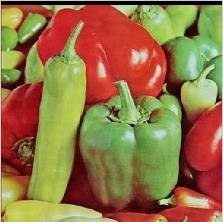
#> input picture images/pepper.jpg, 223 x 222 px
$ python -i geometric.py   (imports and definitions only)
#> lines starting #> are read from the running program, lines starting #| are printed output that depends on the picture; after the words box and inside, x2 and y2 are one past the last pixel; in counts of white or black regions, pixels touching at a corner belong together
"""
Geometric Transformations

การทำ geometric transformations เช่น resize, rotate, flip, crop
"""

import cv2 as cv
import numpy as np
from typing import Optional, Tuple, Union, Literal


# [105 lines left out: functions resize, resize_keep_aspect, rotate, not called in this run]


def rotate_bound(
    image: np.ndarray,
    angle: float,
    border_value: Union[int, Tuple[int, int, int]] = 0
) -> np.ndarray:
    """
    Rotate image without cropping (expand canvas)

    Args:
        image: Input image
        angle: Rotation angle in degrees
        border_value: Border fill value

    Returns:
        Rotated image with expanded canvas
    """
    h, w = image.shape[:2]
    center = (w // 2, h // 2)

    M = cv.getRotationMatrix2D(center, angle, 1.0)

    # Calculate new image size
    cos = np.abs(M[0, 0])
    sin = np.abs(M[0, 1])
    new_w = int(h * sin + w * cos)
    new_h = int(h * cos + w * sin)

    # Adjust rotation matrix
    M[0, 2] += (new_w - w) / 2
    M[1, 2] += (new_h - h) / 2

    return cv.warpAffine(image, M, (new_w, new_h), borderValue=border_value)


# [204 lines left out: functions flip, crop, crop_center, pad, pad_to_size, translate and 1 more, not called in this run]


def detect_skew_angle(
    image: np.ndarray,
    method: Literal["hough", "projection"] = "hough",
    max_angle: float = 45.0,
    min_line_length: int = 50,
    max_line_gap: int = 10
) -> float:
    """
    Detect skew angle of an image using line detection or projection profile

    ตรวจจับมุมเอียงของภาพโดยใช้การหาเส้นตรง (Hough Transform) หรือ Projection Profile
    เหมาะสำหรับภาพเอกสาร, ตาราง, หรือภาพที่มีเส้นตรงชัดเจน

    Args:
        image: Input image (grayscale preferred, color will be converted)
        method: Detection method
            - "hough": Hough Line Transform (good for images with lines)
            - "projection": Projection profile analysis (good for text documents)
        max_angle: Maximum angle to consider (degrees), angles beyond this are ignored
        min_line_length: Minimum line length for Hough method
        max_line_gap: Maximum gap between line segments for Hough method

    Returns:
        Detected skew angle in degrees (counter-clockwise positive)
        Returns 0.0 if no skew detected or detection fails

    Example:
        >>> angle = detect_skew_angle(img, method="hough")
        >>> rotated = rotate_bound(img, -angle)
    """
    # Convert to grayscale if needed
    if len(image.shape) == 3:
        gray = cv.cvtColor(image, cv.COLOR_BGR2GRAY)
    else:
        gray = image.copy()

    if method == "hough":
        return _detect_skew_hough(gray, max_angle, min_line_length, max_line_gap)
    elif method == "projection":
        return _detect_skew_projection(gray, max_angle)
    else:
        return _detect_skew_hough(gray, max_angle, min_line_length, max_line_gap)


def _detect_skew_hough(
    gray: np.ndarray,
    max_angle: float,
    min_line_length: int,
    max_line_gap: int
) -> float:
    """
    Detect skew angle using Hough Line Transform

    Internal function ที่ใช้ Hough Transform ในการตรวจจับเส้นตรง
    แล้วคำนวณมุมเฉลี่ยของเส้นที่ใกล้เคียงกับแนวนอน/แนวตั้ง
    """
    # Apply edge detection
    edges = cv.Canny(gray, 50, 150, apertureSize=3)

    # Apply morphological operations to connect nearby edges
    kernel = cv.getStructuringElement(cv.MORPH_RECT, (3, 3))
    edges = cv.dilate(edges, kernel, iterations=1)

    # Detect lines using Probabilistic Hough Transform
    lines = cv.HoughLinesP(
        edges,
        rho=1,
        theta=np.pi / 180,
        threshold=100,
        minLineLength=min_line_length,
        maxLineGap=max_line_gap
    )

    if lines is None or len(lines) == 0:
        return 0.0

    angles = []
    for line in lines:
        x1, y1, x2, y2 = line[0]

        # Calculate angle of the line
        if x2 - x1 == 0:
            angle = 90.0
        else:
            angle = np.arctan((y2 - y1) / (x2 - x1)) * 180 / np.pi

        # Normalize angle to range [-max_angle, max_angle]
        # Lines near horizontal (0°) or near vertical (90°) are considered
        if abs(angle) <= max_angle:
            angles.append(angle)
        elif abs(angle - 90) <= max_angle:
            angles.append(angle - 90)
        elif abs(angle + 90) <= max_angle:
            angles.append(angle + 90)

    if not angles:
        return 0.0

    # Use median to be robust against outliers
    median_angle = float(np.median(angles))

    # Clamp to max_angle
    if abs(median_angle) > max_angle:
        return 0.0

    return median_angle


def _detect_skew_projection(gray: np.ndarray, max_angle: float) -> float:
    """
    Detect skew angle using projection profile analysis

    Internal function ที่ใช้ Projection Profile
    วิเคราะห์ความแปรปรวนของ horizontal projection ที่มุมต่างๆ
    มุมที่ทำให้เกิด variance สูงสุดคือมุมที่ภาพตั้งตรง
    เหมาะสำหรับภาพเอกสารที่มีข้อความ
    """
    # Binarize the image
    _, binary = cv.threshold(gray, 0, 255, cv.THRESH_BINARY_INV + cv.THRESH_OTSU)

    # Try different angles and find the one with maximum variance
    best_angle = 0.0
    max_variance = 0.0

    # Search in range [-max_angle, max_angle] with 0.5 degree step
    angle_range = np.arange(-max_angle, max_angle + 0.5, 0.5)

    for angle in angle_range:
        # Rotate image
        h, w = binary.shape
        center = (w // 2, h // 2)
        M = cv.getRotationMatrix2D(center, angle, 1.0)
        rotated = cv.warpAffine(binary, M, (w, h), flags=cv.INTER_LINEAR, borderValue=0)

        # Calculate horizontal projection (sum of white pixels per row)
        projection = np.sum(rotated, axis=1).astype(float)

        # Calculate variance of projection
        if np.mean(projection) > 0:
            variance = np.var(projection)
        else:
            variance = 0.0

        if variance > max_variance:
            max_variance = variance
            best_angle = angle

    return best_angle


def auto_rotate(
    image: np.ndarray,
    method: Literal["hough", "projection", "auto"] = "auto",
    max_angle: float = 45.0,
    expand: bool = True,
    border_value: Union[int, Tuple[int, int, int]] = 255,
    return_angle: bool = False
) -> Union[np.ndarray, Tuple[np.ndarray, float]]:
    """
    Automatically detect and correct image skew/rotation

    ตรวจจับมุมเอียงของภาพอัตโนมัติและหมุนแก้ไขให้ตั้งตรง
    เหมาะสำหรับการทำ preprocessing ก่อนนำไปใช้ OCR หรือการวิเคราะห์อื่นๆ

    Args:
        image: Input image
        method: Detection method
            - "hough": Use Hough Line Transform (faster, good for images with lines)
            - "projection": Use projection profile (slower, better for text documents)
            - "auto": Try hough first, fallback to projection if angle is 0
        max_angle: Maximum skew angle to consider (degrees)
        expand: If True, expand canvas to fit rotated image (no cropping)
        border_value: Value to fill new pixels after rotation (default white for documents)
        return_angle: If True, also return the detected angle

    Returns:
        If return_angle is False: Rotated image
        If return_angle is True: Tuple of (rotated image, detected angle)

    Example:
        >>> # Simple auto-rotation
        >>> corrected = auto_rotate(skewed_image)

        >>> # Get the detected angle too
        >>> corrected, angle = auto_rotate(skewed_image, return_angle=True)
        >>> print(f"Corrected {angle:.2f} degrees of skew")

        >>> # For document images
        >>> corrected = auto_rotate(doc_image, method="projection")
    """
    # Detect skew angle
    if method == "auto":
        # Try hough first
        angle = detect_skew_angle(image, method="hough", max_angle=max_angle)

        # If hough returns 0, try projection method
        if abs(angle) < 0.1:
            angle = detect_skew_angle(image, method="projection", max_angle=max_angle)
    else:
        angle = detect_skew_angle(image, method=method, max_angle=max_angle)

    # Skip rotation if angle is very small
    if abs(angle) < 0.1:
        if return_angle:
            return image.copy(), 0.0
        return image.copy()

    # Rotate image to correct the skew (negative angle to de-skew)
    if expand:
        rotated = rotate_bound(image, -angle, border_value=border_value)
    else:
        rotated = rotate(image, -angle, border_value=border_value)

    if return_angle:
        return rotated, angle
    return rotated


# [41 lines left out: function auto_rotate_90, not called in this run]


__all__ = [
    # Resize
    'resize',
    'resize_keep_aspect',
    # Rotate
    'rotate',
    'rotate_bound',
    'auto_rotate',
    'auto_rotate_90',
    'detect_skew_angle',
    # Flip
    'flip',
    # Crop
    'crop',
    'crop_center',
    # Padding
    'pad',
    'pad_to_size',
    # Transform
    'translate',
    'perspective_transform',
]

>>> import cv2
>>> picture = cv2.imread('../../images/pepper.jpg')
#> picture is the input picture: shape (222, 223, 3); mean B, G, R 67.6, 114.4, 147.2
>>> result = auto_rotate(picture)
#> in detect_skew_angle, `gray = cv.cvtColor(image, cv.COLOR_BGR2GRAY)`:
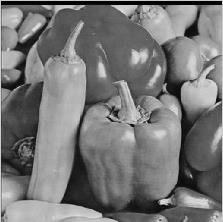
#> gray: shape (222, 223); min 0, max 241, mean 118.8
#> in _detect_skew_hough, `edges = cv.Canny(gray, 50, 150, apertureSize=3)`:
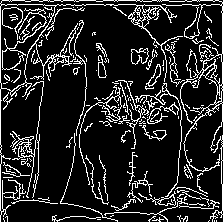
#> edges: shape (222, 223); 14.6% white in thin lines or dots
#> in _detect_skew_hough, `edges = cv.dilate(edges, kernel, iterations=1)`:
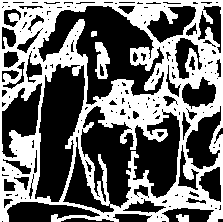
#> edges: shape (222, 223); 43.1% white; 4 white regions, box (x1, y1, x2, y2) and area: (0, 0, 223, 222) 20895, (95, 42, 110, 79) 343, (176, 214, 189, 222) 81, (91, 31, 97, 37) 32
#> in _detect_skew_hough, `lines = cv.HoughLinesP( edges, rho=1, theta=np.pi / 180, threshold=100..`: lines = 102 rows, first 6: [66, 148, 133, 81], [163, 54, 217, 0], [0, 5, 222, 5], [0, 2, 136, 138], [0, 4, 222, 4], [0, 221, 0, 0]
#> the loop in _detect_skew_hough, `for line in lines:` made 102 passes
#> (x1, y1, x2, y2, angle) on passes 1 to 12: (66, 148, 133, 81, -45), (163, 54, 217, 0, -45), (0, 5, 222, 5, 0), (0, 2, 136, 138, 45), (0, 4, 222, 4, 0), (0, 221, 0, 0, 90), (25, 0, 163, 138, 45), (8, 0, 87, 79, 45), (3, 0, 222, 0, 0), (1, 1, 222, 1, 0), (84, 89, 136, 141, 45), (54, 53, 135, 134, 45)
#> after the loop in _detect_skew_hough, `for line in lines:`: angles = 102 values, max 45 at index 3, min -45 at index 0, mean -3.1
#> in _detect_skew_hough, `median_angle = float(np.median(angles))`: median_angle = 0
#> in _detect_skew_projection, `_, binary = cv.threshold(gray, 0, 255, cv.THRESH_BINARY_INV + cv.THRES..`:
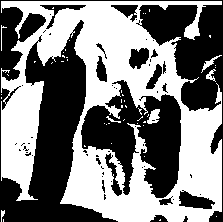
#> binary: shape (222, 223); 49.3% white; 48 white regions (41 under 20 px), largest, box (x1, y1, x2, y2) and area: (1, 1, 222, 222) 23944, (147, 109, 160, 124) 124, (201, 55, 222, 73) 81
#> the loop in _detect_skew_projection, `for angle in angle_range:` made 181 passes
#> (variance, max_variance) on passes 1, 2, 3, 10, 11, 12, 13, 14, 15, 16, 17, 18: (24688676.8, 24688676.8), (24757679.6, 24757679.6), (24845297.5, 24845297.5), (24846094.2, 24846094.2), (24995110, 24995110), (25249257.3, 25249257.3), (25621611.6, 25621611.6), (26037235.6, 26037235.6), (26497557.8, 26497557.8), (27124036, 27124036), (27696629.5, 27696629.5), (28236681.3, 28236681.3)
#> variance on passes 4 to 9: 24819317.6, 24731855.6, 24665727.1, 24582441.9, 24688829.1, 24690006.8
#> pass 1, in _detect_skew_projection, `rotated = cv.warpAffine(binary, M, (w, h), flags=cv.INTER_LINEAR, bord..`:
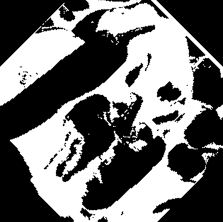
#> rotated: shape (222, 223); min 0, max 255, mean 109
#> pass 3, in _detect_skew_projection, `rotated = cv.warpAffine(binary, M, (w, h), flags=cv.INTER_LINEAR, bord..`:
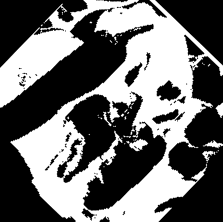
#> rotated: shape (222, 223); min 0, max 255, mean 109
#> in rotate_bound, `return cv.warpAffine(image, M, (new_w, new_h), borderValue=border_value)`:
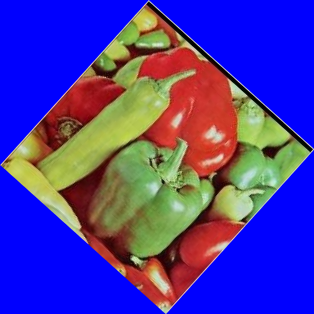
#> returned value: shape (314, 314, 3); mean of channels 0, 1, 2 160.9, 57.4, 73.9; drawn as B, G, R

$ run again, on images/sailboat.jpg
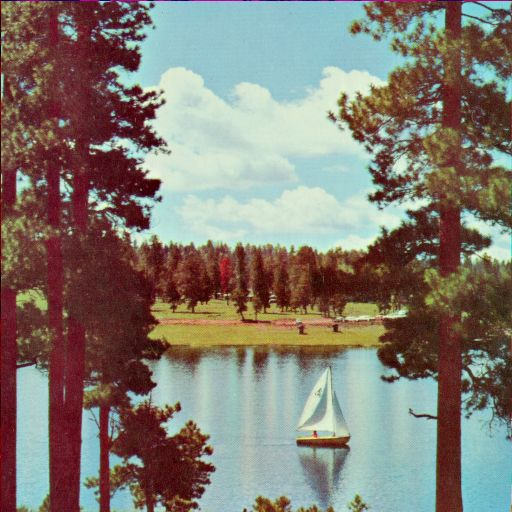
#> input picture images/sailboat.jpg, 512 x 512 px
#> picture is the input picture: shape (512, 512, 3); mean B, G, R 114.9, 124.3, 131
#> in _detect_skew_hough, `edges = cv.dilate(edges, kernel, iterations=1)`:
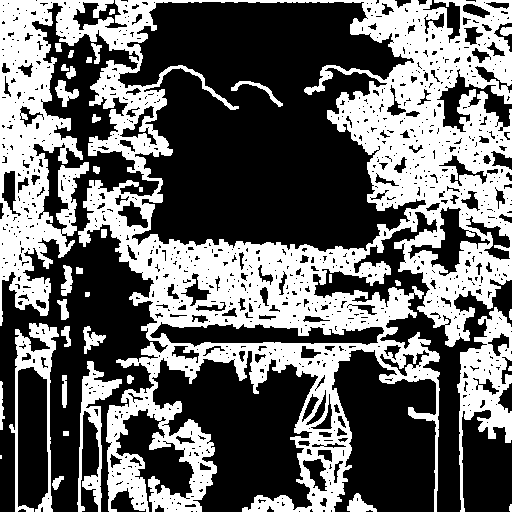
#> edges: shape (512, 512); 40.6% white; 36 white regions (2 under 20 px), largest, box (x1, y1, x2, y2) and area: (0, 0, 512, 512) 94467, (457, 307, 512, 512) 4436, (9, 323, 59, 512) 2479
#> lines = 768 rows, first 6: [166, 323, 247, 242], [203, 325, 283, 245], [358, 142, 500, 0], [210, 324, 290, 244], [99, 449, 152, 396], [369, 202, 445, 126]
#> the loop in _detect_skew_hough, `for line in lines:` made 768 passes
#> (x1, y1, x2, y2, angle) on passes 1 to 8: (166, 323, 247, 242, -45), (203, 325, 283, 245, -45), (358, 142, 500, 0, -45), (210, 324, 290, 244, -45), (99, 449, 152, 396, -45), (369, 202, 445, 126, -45), (376, 207, 511, 72, -45), (368, 170, 438, 100, -45)
#> after the loop in _detect_skew_hough, `for line in lines:`: angles = 768 values, max 45 at index 15, min -45 at index 0, mean -0.206
#> median_angle = 0
#> binary: shape (512, 512); 50.2% white; 596 black regions (490 under 20 px), largest, box (x1, y1, x2, y2) and area: (90, 1, 448, 257) 62118, (126, 299, 438, 512) 43300, (461, 391, 512, 512) 5130
#> the loop in _detect_skew_projection, `for angle in angle_range:` made 181 passes
#> (variance, max_variance) on passes 1 to 8: (226065077.8, 226065077.8), (235536335.7, 235536335.7), (244144980.3, 244144980.3), (252141884.6, 252141884.6), (259554064, 259554064), (265858146.9, 265858146.9), (271307720.5, 271307720.5), (274922817.9, 274922817.9)
#> in rotate_bound, `return cv.warpAffine(image, M, (new_w, new_h), borderValue=border_value)`:
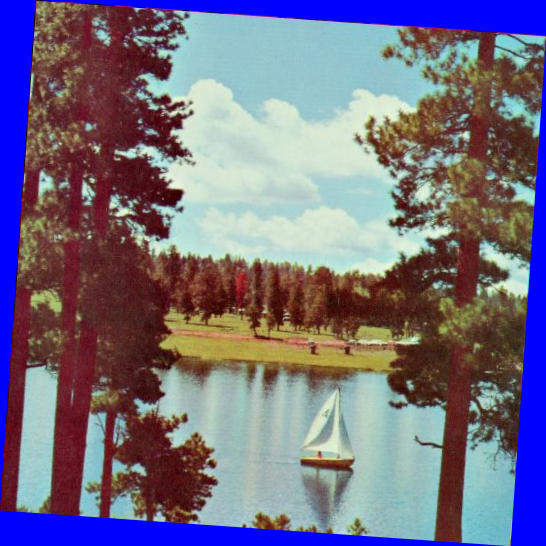
#> returned value: shape (546, 546, 3); mean of channels 0, 1, 2 131.8, 109.3, 115.2; drawn as B, G, R
